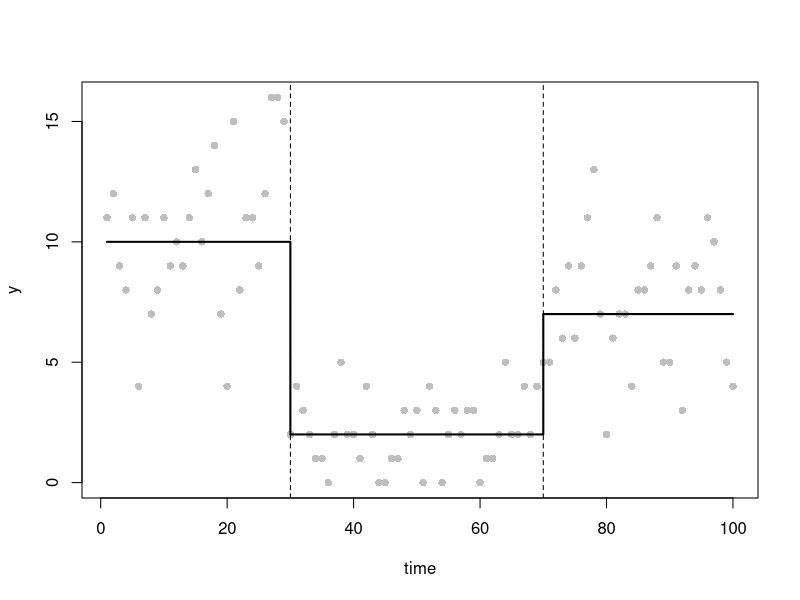
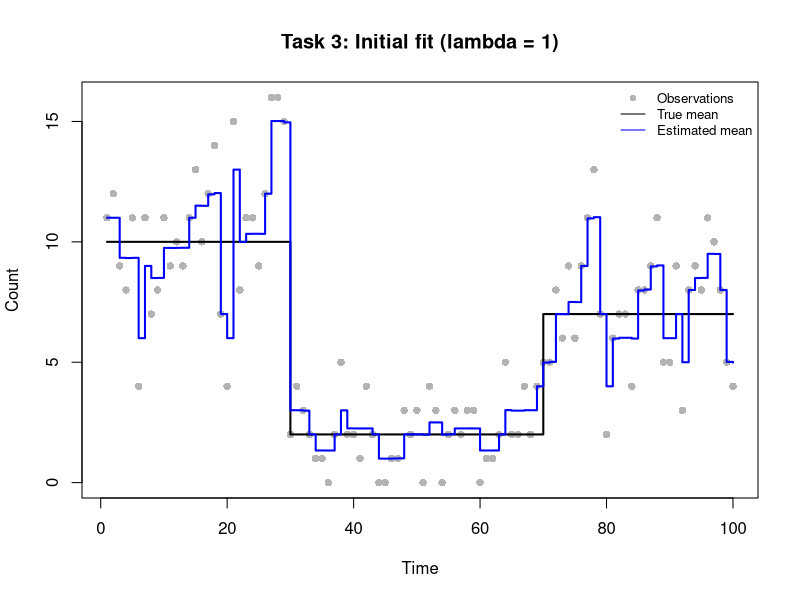
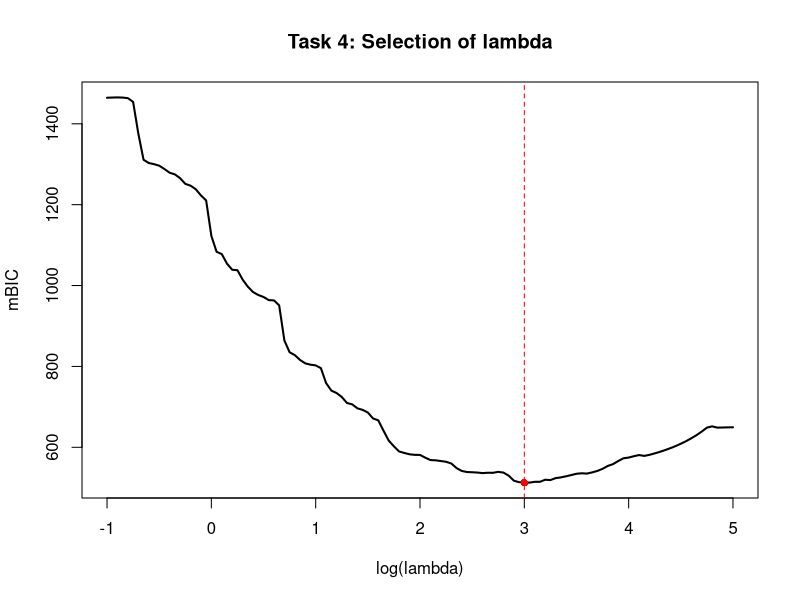
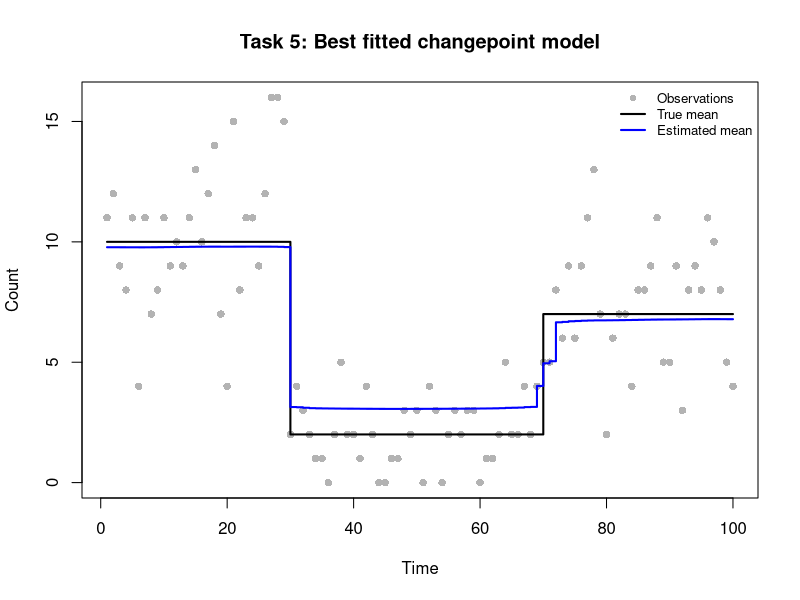
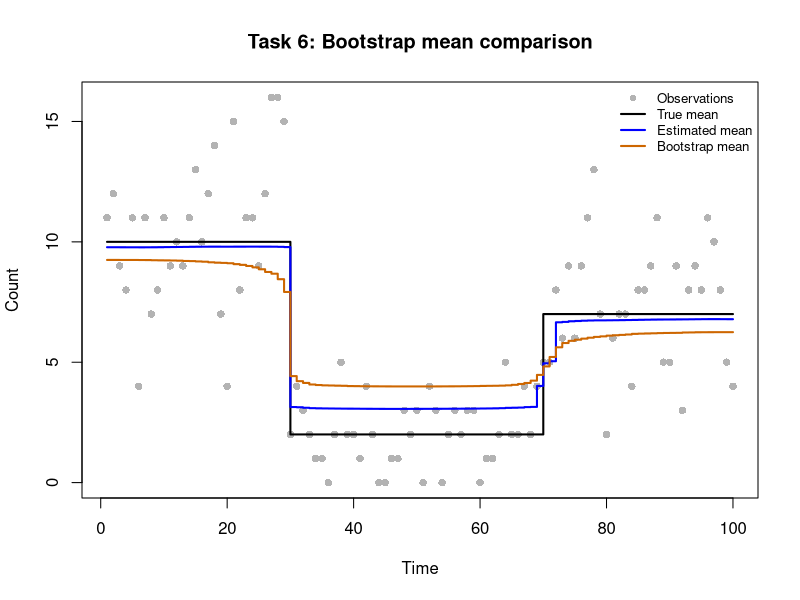
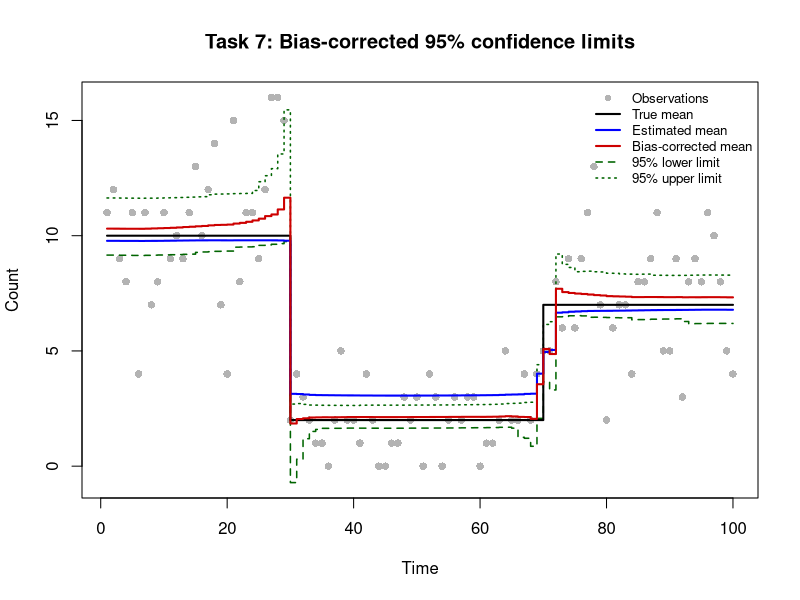

These charts were generated, in order, by the following R code:
# Practical 3: Poisson Changepoint Model
# GitHub repository: https://github.com/tttraveller/Extended-statistics-pratical_1-.git
#
# Group number: 36
# Group member contributions:
# Lianjie Wu(s2970562): Tasks 1-3
#   Data simulation, smoothed LASSO objective and derivatives,
#   finite-difference verification, and initial BFGS fitting.
# Sicheng Liang(s2956212): Tasks 4-5
#   mBIC-based penalty selection, optimal model refitting,
#   and changepoint estimation.
# Josie Zhuo(s2959889): Tasks 6-7
#   Parametric bootstrap, bias correction, confidence intervals,
#   and final visualisation.
# All members participated in code review, testing, and integration.

#Task 1: Simulate data from a poisson changepoint model
set.seed(12345)
n <- 100
time <- 1:n

tau_true <- c(1, 30, 70, n+1)  ## cpt positions (with tau_0 and tau_{m+1})
m_true <- length(tau_true)-2  ## number of cpts (m)
theta_true <- c(10, 2, 7)  ## segment parameters (theta_1, theta_2, theta_3)

mu_true <- numeric(n)  ## mean function

for(i in seq_along(theta_true))
  mu_true[tau_true[i]:(tau_true[i+1]-1)] <- theta_true[i]
y <- rpois(n, lambda = mu_true)  ## simulate data y

# plot the observations, true mean and changepoint locations
plot(time, y, pch = 16, col = "grey")
lines(mu_true, col="black", lwd=2, type ="s")
abline(v = tau_true[-c(1,length(tau_true))], lty="dashed")

#Task 2: Smoothed LASSO objective and its derivatives

# Compute the penalised negative Poisson log-likelihood
# The cumulative sum of beta gives the log-mean at each time point
# Only beta[2:n] is penalised, since beta[1] is the baseline
poission_lasso_objective <- function(beta, y, lambda = 1, eps = 1e-6) {
  eta <- cumsum(beta)
  mu <- exp(eta)
  neg_loglik <- sum(mu - y * eta + lgamma(y + 1))
  penalty <- lambda * sum(sqrt(beta[-1L]^2 + eps))
  neg_loglik + penalty
}

# Compute the gradient of the penalised objective
# Reverse cumulative sums compute the negative log-likelihood gradient
# The smoothed LASSO derivative is added for beta[2:n]
poission_lasso_grad <- function(beta, y, lambda = 1, eps = 1e-6) {
  mu <- exp(cumsum(beta))
  gradient <- rev(cumsum(rev(mu - y)))
  gradient[-1L] <- gradient[-1L] +
    lambda * beta[-1L] / sqrt(beta[-1L]^2 + eps)
  gradient
}

# Compute the Hessian matrix of the penalised objective
# Each likelihood entry sums mu from max(i,j) to n
poission_lasso_hess <- function(beta, y, lambda = 1, eps = 1e-6) {
  p <- length(beta)
  mu <- exp(cumsum(beta))
  tail_mu <- rev(cumsum(rev(mu)))
  max_index <- outer(seq_len(p), seq_len(p), FUN = pmax)
  H <- matrix(tail_mu[as.vector(max_index)], nrow = p, ncol = p)
  j <- seq.int(2L, p)
  H[cbind(j, j)] <- H[cbind(j, j)] +
    lambda * eps / (beta[j]^2 + eps)^(3 / 2)
  H
}

# Check the analytical derivatives using central finite differences
# Start from a constant-mean model with no initial changepoints
beta_start <- c(log(mean(y)), rep(0, n - 1L))

# Test the baseline and three selected change parameters
check_idx <- c(1L, 30L, 70L, 100L)
h <- 1e-6

# Approximate the gradient using difference in objective values
numeric_grad <- sapply(check_idx, function(j) {
  bp <- beta_start
  bm <- beta_start
  bp[j] <- bp[j] + h
  bm[j] <- bm[j] - h
  (poission_lasso_objective(bp, y) -
      poission_lasso_objective(bm, y)) / (2 * h)
})
analytic_grad <- poission_lasso_grad(beta_start, y)
grad_error <- max(abs(numeric_grad - analytic_grad[check_idx]))

# Approximate Hessian columns using differences in gradients
numeric_hess_cols <- sapply(check_idx, function(j) {
  bp <- beta_start
  bm <- beta_start
  bp[j] <- bp[j] + h
  bm[j] <- bm[j] - h
  (poission_lasso_grad(bp, y) - poission_lasso_grad(bm, y)) / (2 * h)
})
analytic_hess <- poission_lasso_hess(beta_start, y)
hess_error <- max(abs(numeric_hess_cols - analytic_hess[, check_idx]))

# Report the largest errors and stop if they exceed tolerance
cat("Finite-difference gradient max error:", grad_error, "\n")
cat("Finite-difference Hessian max error:", hess_error, "\n")
stopifnot(grad_error < 1e-3, hess_error < 1e-2)


# Task 3: Initial model fitting with lambda=1

# Fit the penalised Poisson model using BFGS
# If optimisation fails to converge, restart from the last estimate
# with an increased iteration limit
fit_poisson <- function(y, lambda, start) {
  fit <- optim(par = start,
               fn = poission_lasso_objective,
               gr = poission_lasso_grad,
               y = y, lambda = lambda, eps = 1e-6,
               method = "BFGS",
               control = list(maxit = 2000, reltol = 1e-9))
  if (fit$convergence != 0L) {
    fit <- optim(par = fit$par,
                 fn = poission_lasso_objective,
                 gr = poission_lasso_grad,
                 y = y, lambda = lambda, eps = 1e-6,
                 method = "BFGS",
                 control = list(maxit = 4000, reltol = 1e-9))
  }
  fit
}

# Fit the model with the initial penalty lambda=1
fit_initial <- fit_poisson(y, lambda = 1, start = beta_start)

# Check convergence and the remaining gradient magnitude
cat("Task 3 BFGS convergence code:", fit_initial$convergence, "\n")
cat("Task 3 maximum absolute gradient:",
    max(abs(poission_lasso_grad(fit_initial$par, y, lambda = 1))), "\n")
if (fit_initial$convergence != 0L) stop("Task 3 did not converge.")

# Recover the estimated mean from the fitted log-mean parameters
mu_initial <- exp(cumsum(fit_initial$par))

# Compare observations with the true and estimated mean functions
plot(
  time, y,
  pch = 16, col = "grey70",
  xlab = "Time", ylab = "Count",
  main = "Task 3: Initial fit (lambda = 1)"
)

lines(time, mu_true, col = "black", lwd = 2, type = "s")
lines(time, mu_initial, col = "blue", lwd = 2, type = "s")

legend(
  "topright",
  legend = c("Observations", "True mean", "Estimated mean"),
  col = c("grey70", "black", "blue"),
  pch = c(16, NA, NA),
  lty = c(NA, 1, 1),
  cex = 0.8,
  bty = "n"
)


#Task 4: Penalty selection via grid search and mBIC

#generate the 121 lambda values
log_lambda_grid <- seq(-1, 5, by = 0.05)
lambda_grid <- exp(log_lambda_grid)
n_lambda <- length(lambda_grid)

# Store the results for each penalty value
mbic_values <- rep(NA_real_, n_lambda)
edf_values <- rep(NA_real_, n_lambda)
loglik_values <- rep(NA_real_, n_lambda)
convergence_codes <- rep(NA_integer_, n_lambda)

# Use warm starts to improve optimisation efficiency.
beta_current <- beta_start

for (i in seq_along(lambda_grid)) {
  lambda_current <- lambda_grid[i]
  # Fit the penalised Poisson model(by BFGS)
  fit <- fit_poisson(
    y = y,
    lambda = lambda_current,
    start = beta_current
  )
  
  # Record the convergence and skip unsuccessful fits
  convergence_codes[i] <- fit$convergence
  
  if (fit$convergence != 0L) {
    warning(paste("Optimisation failed at lambda =", lambda_current))
    next
  }
  
  # Extract the estimated parameters and update the parameters
  beta_hat <- fit$par
  beta_current <- beta_hat
  
  # Compute Hessians
  H_lambda <- poission_lasso_hess(
    beta_hat, y, lambda = lambda_current
  )
  
  H_0 <- poission_lasso_hess(
    beta_hat, y, lambda = 0
  )
  
  # Compute the effective degrees of freedom
  # Handle possible numerical failures when solving the Hessian system.
  edf <- tryCatch(
    #compute the trace(H_lambda^{-1} * H_0)
    sum(diag(solve(H_lambda, H_0))),
    error = function(e) {
      warning(paste("EDF calculation failed at lambda =", lambda_current))
      NA_real_
    }
  )
  
  if (!is.finite(edf)) next
  
  # Evaluate the unpenalised log-likelihood
  loglik <- -poission_lasso_objective(
    beta_hat, y, lambda = 0
  )
  
  # Compute the effective number of changepoints
  m_tilde <- edf - 1
  
  # Modified BIC
  mbic <- 3 * m_tilde * log(length(y)) - 2 * loglik
  
  # Results
  edf_values[i] <- edf
  loglik_values[i] <- loglik
  mbic_values[i] <- mbic
}
# Warn if any grid points failed to converge or produced invalid mBIC values
if (any(convergence_codes != 0L, na.rm = TRUE) ||
    any(!is.finite(mbic_values))) {
  warning("Some grid search results are invalid. Inspect Task 4.")
}

# Combine the results
q4_results <- data.frame(
  log_lambda = log_lambda_grid,
  lambda = lambda_grid,
  EDF = edf_values,
  mBIC = mbic_values,
  convergence = convergence_codes
)

# Check that valid results are available
valid_index <- which(is.finite(mbic_values))

if (length(valid_index) == 0L) {
  stop("No valid mBIC values were obtained.")
}

best_index <- valid_index[
  which.min(mbic_values[valid_index])
]

lambda_best <- lambda_grid[best_index]
log_lambda_best <- log_lambda_grid[best_index]
edf_best <- edf_values[best_index]
m_tilde_best <- edf_best - 1

# Display the selected model
cat("Best lambda:", lambda_best, "\n")
cat("Best log(lambda):", log_lambda_best, "\n")
cat("Minimum mBIC:", mbic_values[best_index], "\n")
cat("Effective degrees of freedom:", edf_best, "\n")
cat("Effective number of changepoints:", m_tilde_best, "\n")
cat("Number of invalid mBIC values:",
    sum(!is.finite(mbic_values)), "\n")
cat("Number of failed optimisations:",
    sum(convergence_codes != 0L, na.rm = TRUE), "\n")

# Plot mBIC against log(lambda)
plot(log_lambda_grid, mbic_values,
     type = "l",
     lwd = 2,
     xlab = "log(lambda)",
     ylab = "mBIC",
     main = "Task 4: Selection of lambda")

abline(v = log_lambda_best, col = "red", lty = 2)
points(log_lambda_best, mbic_values[best_index],
       col = "red", pch = 16)


#task5 Optimal model refitting and changepoint identification

# Refit the model
fit_best <- fit_poisson(
  y = y,
  lambda = lambda_best,
  start = beta_start
)

# Check the convergence
cat("Task 5 BFGS convergence code:", fit_best$convergence, "\n")

if (fit_best$convergence != 0L) {
  stop("Task 5 optimisation did not converge.")
}

# Extract the estimated parameters
beta_best <- fit_best$par

# Compute the estimated mean function
mu_best <- exp(cumsum(beta_best))

# Estimate the number of changepoints
m_hat <- floor(m_tilde_best)

# Identify the changepoints using the largest absolute coefficients
beta_changes <- abs(beta_best[-1L])

if (m_hat > 0L) {
  sorted_index <- order(beta_changes, decreasing = TRUE)
  tau_hat <- sort(sorted_index[seq_len(m_hat)] + 1L)
} else {
  tau_hat <- integer(0)
}

# Display the estimated changepoints
cat("Selected lambda:", lambda_best, "\n")
cat("Estimated number of changepoints:", m_hat, "\n")
cat("Estimated changepoint locations:", tau_hat, "\n")
cat("Task 5 maximum absolute gradient:",
    max(abs(poission_lasso_grad(beta_best, y, lambda = lambda_best))), "\n")

# Plot the observations, true mean and estimated mean
plot(time, y,
     pch = 16,
     col = "grey70",
     xlab = "Time",
     ylab = "Count",
     main = "Task 5: Best fitted changepoint model"
     )

lines(time, mu_true, col = "black", lwd = 2, type = "s")
lines(time, mu_best, col = "blue", lwd = 2, type = "s")

legend("topright",
       legend = c("Observations", "True mean", "Estimated mean"),
       col = c("grey70", "black", "blue"),
       pch = c(16, NA, NA),
       lty = c(NA, 1, 1),
       lwd = c(NA, 2, 2),
       cex = 0.8,
       bty = "n")


# Task 6: Parametric bootstrap and bias correction

# Use the selected penalty for all 200 bootstrap samples.
B <- 200L
n_obs <- length(y)

stopifnot(
  length(time) == n_obs,
  length(mu_true) == n_obs,
  length(mu_best) == n_obs,
  length(beta_best) == n_obs,
  all(is.finite(mu_best)), all(mu_best > 0),
  is.finite(lambda_best), lambda_best > 0
)

# Fix the seed and store each fitted bootstrap mean function.
set.seed(20261117)
mu_boot <- matrix(NA_real_, nrow = B, ncol = n_obs)
boot_convergence <- integer(B)

# Simulate Poisson data and refit with the selected penalty.

for (b in seq_len(B)) {
  y_sim <- rpois(n_obs, lambda = mu_best)
  fit_sim <- fit_poisson(y_sim, lambda = lambda_best,
                          start = beta_best)
    
  # Verify convergence before accepting the fitted mean.
  boot_convergence[b] <- fit_sim$convergence
  if (fit_sim$convergence != 0L) {
    stop(sprintf("Task 6: bootstrap fit %d did not converge.", b))
  }
    
  mu_sim <- exp(cumsum(fit_sim$par))
  if (any(!is.finite(mu_sim)) || any(mu_sim <= 0)) {
    stop(sprintf("Task 6: invalid fitted mean for sample %d.", b))
  }
  mu_boot[b, ] <- mu_sim
}


# Estimate the bootstrap mean and correct its pointwise bias.
mu_bar <- colMeans(mu_boot)
bootstrap_bias <- mu_bar - mu_best
mu_bc <- mu_best - bootstrap_bias

# Reflect the 95% percentile limits around the original estimate.
percentile_limits <- apply(mu_boot, 2L, quantile,
                           probs = c(0.025, 0.975), names = FALSE)
q_L <- percentile_limits[1L, ]
q_U <- percentile_limits[2L, ]
q_L_bc <- 2 * mu_best - q_U
q_U_bc <- 2 * mu_best - q_L

stopifnot(all(is.finite(mu_bc)), all(is.finite(q_L_bc)),
          all(is.finite(q_U_bc)), all(q_L_bc <= q_U_bc))

cat("Task 6 completed bootstrap fits:",
    sum(boot_convergence == 0L), "of", B, "\n")
# Compare observed counts and the three mean functions.
plot(time, y, pch = 16, col = "grey70",
     ylim = range(c(0, y, mu_true, mu_best, mu_bar)),
     xlab = "Time", ylab = "Count",
     main = "Task 6: Bootstrap mean comparison")
lines(time, mu_true, col = "black", lwd = 2, type = "s")
lines(time, mu_best, col = "blue", lwd = 2, type = "s")
lines(time, mu_bar, col = "darkorange3", lwd = 2, type = "s")
legend("topright",
       legend = c("Observations", "True mean", "Estimated mean",
                  "Bootstrap mean"),
       col = c("grey70", "black", "blue", "darkorange3"),
       pch = c(16, NA, NA, NA),
       lty = c(NA, 1, 1, 1),
       lwd = c(NA, 2, 2, 2),
       cex = 0.8, bty = "n")


# Task 7: Final plot with bias-corrected confidence limits

# Report negative basic-bootstrap limits without altering them.
negative_lower_idx <- which(q_L_bc < 0)
if (length(negative_lower_idx) > 0L) {
  cat("Task 7: negative corrected lower limits at time points:",
      paste(time[negative_lower_idx], collapse = ", "), "\n")
}

# Include all plotted series when choosing the vertical range.
final_ylim <- range(c(0, y, mu_true, mu_best, mu_bc,
                      q_L_bc, q_U_bc))

plot(time, y, pch = 16, col = "grey70", ylim = final_ylim,
     xlab = "Time", ylab = "Count",
     main = "Task 7: Bias-corrected 95% confidence limits")
# Give the lower and upper confidence limits distinct line types.
lines(time, q_L_bc, col = "darkgreen", lwd = 1.5,
      lty = 2, type = "s")
lines(time, q_U_bc, col = "darkgreen", lwd = 1.5,
      lty = 3, type = "s")
lines(time, mu_true, col = "black", lwd = 2, type = "s")
lines(time, mu_best, col = "blue", lwd = 2, type = "s")
lines(time, mu_bc, col = "red3", lwd = 2, type = "s")
legend("topright",
       legend = c("Observations", "True mean", "Estimated mean",
                  "Bias-corrected mean", "95% lower limit",
                  "95% upper limit"),
       col = c("grey70", "black", "blue", "red3",
               "darkgreen", "darkgreen"),
       pch = c(16, NA, NA, NA, NA, NA),
       lty = c(NA, 1, 1, 1, 2, 3),
       lwd = c(NA, 2, 2, 2, 1.5, 1.5),
       cex = 0.8, bty = "n")
